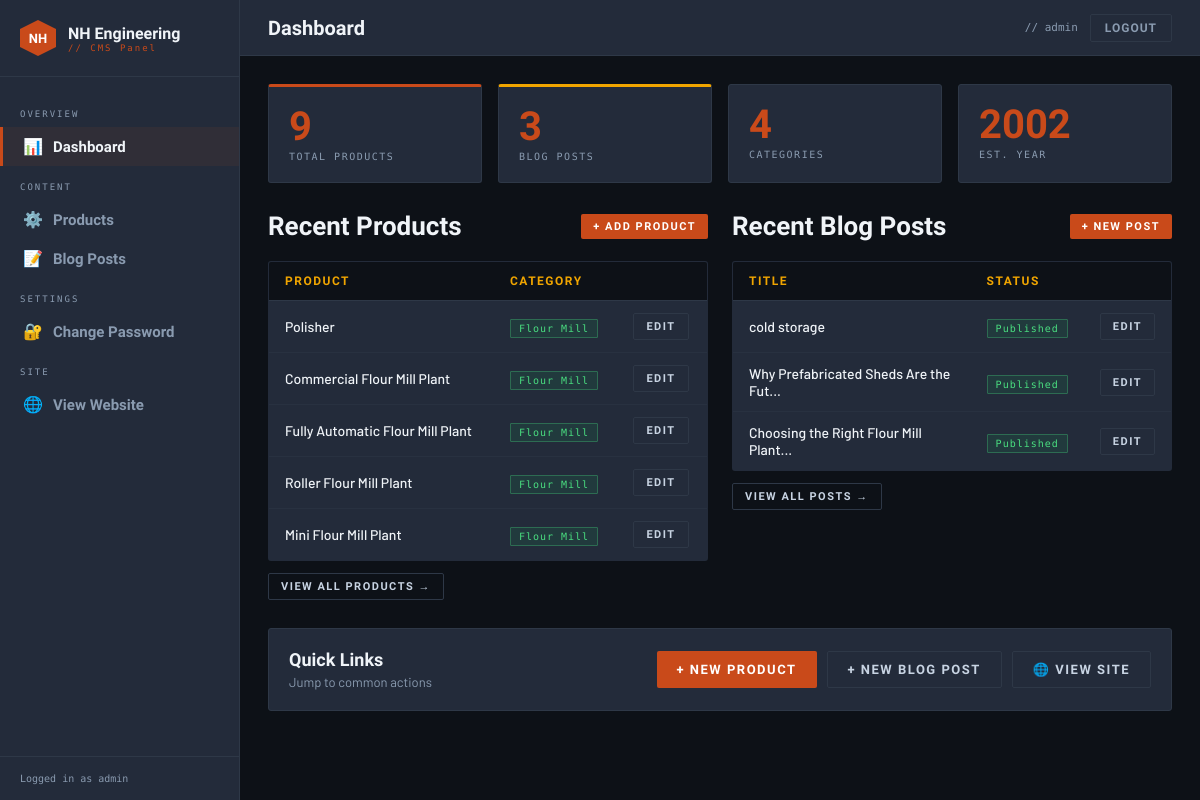
Page /admin (signed in) on the committed database.
### tables this page shows
CREATE TABLE products (
                id INTEGER PRIMARY KEY AUTOINCREMENT,
                name TEXT NOT NULL,
                category TEXT NOT NULL,
                description TEXT,
                specs TEXT,
                image_url TEXT,
                created_at TEXT DEFAULT CURRENT_TIMESTAMP
            );

CREATE TABLE blogs (
                id INTEGER PRIMARY KEY AUTOINCREMENT,
                title TEXT NOT NULL,
                slug TEXT UNIQUE NOT NULL,
                content TEXT NOT NULL,
                excerpt TEXT,
                author TEXT DEFAULT 'Admin',
                published INTEGER DEFAULT 1,
                created_at TEXT DEFAULT CURRENT_TIMESTAMP
            );

### app.py (the view)
@app.route('/admin')
@login_required
def admin_dashboard():
    product_count = query_db("SELECT COUNT(*) as c FROM products", one=True)['c']
    blog_count = query_db("SELECT COUNT(*) as c FROM blogs", one=True)['c']
    recent_blogs = query_db("SELECT * FROM blogs ORDER BY created_at DESC LIMIT 5")
    recent_products = query_db("SELECT * FROM products ORDER BY created_at DESC LIMIT 5")
    return render_template('admin/dashboard.html', product_count=product_count, blog_count=blog_count,
                           recent_blogs=recent_blogs, recent_products=recent_products)

### app.py (called while the page is built)
def get_db():
    db = getattr(g, '_database', None)
    if db is None:
        db = g._database = sqlite3.connect(DATABASE)
        db.row_factory = sqlite3.Row
    return db

@app.teardown_appcontext
def close_connection(exception):
    db = getattr(g, '_database', None)
    if db is not None:
        db.close()

def query_db(query, args=(), one=False):
    cur = get_db().execute(query, args)
    rv = cur.fetchall()
    cur.close()
    return (rv[0] if rv else None) if one else rv

def login_required(f):
    @wraps(f)
    def decorated(*args, **kwargs):
        if not session.get('admin_logged_in'):
            return redirect(url_for('admin_login'))
        return f(*args, **kwargs)
    return decorated

### templates/admin/dashboard.html (shortened to what this page needs)
{% extends "admin/base_admin.html" %}
{% block page_title %}Dashboard{% endblock %}
{% block content %}
<div class="stat-grid">
    <div class="stat-card" style="border-top:3px solid var(--rust);">
        <div class="stat-num">{{ product_count }}</div>
        <div class="stat-label">Total Products</div>
    </div>
    <div class="stat-card" style="border-top:3px solid var(--amber);">
        <div class="stat-num">{{ blog_count }}</div>
        <div class="stat-label">Blog Posts</div>
    </div>
    <div class="stat-card">
        <div class="stat-num">4</div>
        <div class="stat-label">Categories</div>
    </div>
    <div class="stat-card">
        <div class="stat-num">2002</div>
        <div class="stat-label">Est. Year</div>
    </div>
</div>
<div style="display:grid;grid-template-columns:1fr 1fr;gap:24px;">
    <div>
        <div class="section-header">
            <h2>Recent Products</h2>
            <a href="/admin/products/new" class="btn btn-primary btn-sm">+ Add Product</a>
        </div>
        <table class="admin-table">
            <thead>
                <tr><th>Product</th><th>Category</th><th></th></tr>
            </thead>
            <tbody>
            {% for p in recent_products %}
            <tr>
                <td style="color:var(--white);font-weight:500;">{{ p['name'] }}</td>
                <td><span class="badge badge-published">{{ p['category'] }}</span></td>
                <td><a href="/admin/products/{{ p['id'] }}/edit" class="btn btn-secondary btn-sm">Edit</a></td>
            </tr>
            {% endfor %}
            </tbody>
        </table>
        <div style="margin-top:12px;">
            <a href="/admin/products" class="btn btn-secondary btn-sm">View All Products →</a>
        </div>
    </div>
    <div>
        <div class="section-header">
            <h2>Recent Blog Posts</h2>
            <a href="/admin/blogs/new" class="btn btn-primary btn-sm">+ New Post</a>
        </div>
        <table class="admin-table">
            <thead>
                <tr><th>Title</th><th>Status</th><th></th></tr>
            </thead>
            <tbody>
            {% for b in recent_blogs %}
            <tr>
                <td style="color:var(--white);font-weight:500;">{{ b['title'][:35] }}{% if b['title']|length > 35 %}...{% endif %}</td>
                <td><span class="badge {% if b['published'] %}badge-published{% else %}badge-draft{% endif %}">{% if b['published'] %}Published{% else %}Draft{% endif %}</span></td>
                <td><a href="/admin/blogs/{{ b['id'] }}/edit" class="btn btn-secondary btn-sm">Edit</a></td>
            </tr>
            {% endfor %}
            </tbody>
        </table>
        <div style="margin-top:12px;">
            <a href="/admin/blogs" class="btn btn-secondary btn-sm">View All Posts →</a>
        </div>
    </div>
</div>
<div style="margin-top:28px;background:var(--plate);border:1px solid var(--rivet);border-radius:3px;padding:20px;display:flex;align-items:center;justify-content:space-between;">
    <div>
        <div style="font-family:'Barlow Condensed',sans-serif;font-weight:700;font-size:18px;color:var(--white);">Quick Links</div>
        <div style="font-size:13px;color:var(--smoke);margin-top:4px;">Jump to common actions</div>
    </div>
    <div style="display:flex;gap:10px;flex-wrap:wrap;">
        <a href="/admin/products/new" class="btn btn-primary">+ New Product</a>
        <a href="/admin/blogs/new" class="btn btn-secondary">+ New Blog Post</a>
        <a href="/" target="_blank" class="btn btn-secondary">🌐 View Site</a>
    </div>
</div>
{% endblock %}

### templates/admin/base_admin.html (shortened to what this page needs)
<!DOCTYPE html>
<html lang="en">
<head>
</head>
<body>
<aside class="sidebar">
    <div class="sidebar-brand">
        <div class="sidebar-logo">NH</div>
        <div>
            <div class="sidebar-brand-name">NH Engineering</div>
            <div class="sidebar-brand-sub">// CMS Panel</div>
        </div>
    </div>
    <nav class="sidebar-nav">
        <div class="sidebar-section">Overview</div>
        <a href="/admin" class="sidebar-link {% if request.endpoint == 'admin_dashboard' %}active{% endif %}">
            <span class="icon">📊</span> Dashboard
        </a>
        <div class="sidebar-section">Content</div>
        <a href="/admin/products" class="sidebar-link {% if 'product' in request.endpoint %}active{% endif %}">
            <span class="icon">⚙️</span> Products
        </a>
        <a href="/admin/blogs" class="sidebar-link {% if 'blog' in request.endpoint %}active{% endif %}">
            <span class="icon">📝</span> Blog Posts
        </a>
        <div class="sidebar-section">Settings</div>
        <a href="/admin/change-password" class="sidebar-link {% if request.endpoint == 'admin_change_password' %}active{% endif %}">
            <span class="icon">🔐</span> Change Password
        </a>
        <div class="sidebar-section">Site</div>
        <a href="/" target="_blank" class="sidebar-link"><span class="icon">🌐</span> View Website</a>
    </nav>
    <div class="sidebar-footer">Logged in as {{ session.get('admin_user','admin') }}</div>
</aside>
<div class="main">
    <div class="topbar">
        <div class="topbar-title">{% block page_title %}Dashboard{% endblock %}</div>
        <div class="topbar-actions">
            <span class="topbar-user">// {{ session.get('admin_user','admin') }}</span>
            <a href="/admin/logout" class="topbar-logout">Logout</a>
        </div>
    </div>
    <div class="page-content">
        {% block content %}{% endblock %}
    </div>
</div>
</body>
</html>

### rows in the picture
products: name "Polisher", category "Flour Mill"
products: name "Commercial Flour Mill Plant", category "Flour Mill"
products: name "Fully Automatic Flour Mill Plant", category "Flour Mill"
products: name "Roller Flour Mill Plant", category "Flour Mill"
products: name "Mini Flour Mill Plant", category "Flour Mill"
blogs: title "cold storage", published "Published"
blogs: title "Why Prefabricated Sheds Are the Fut", published "Published"
blogs: title "Choosing the Right Flour Mill Plant", published "Published"

### other values in the picture
{{ session.get('admin_user','admin') }} "admin"
{{ product_count }} "9"
{{ blog_count }} "3"
